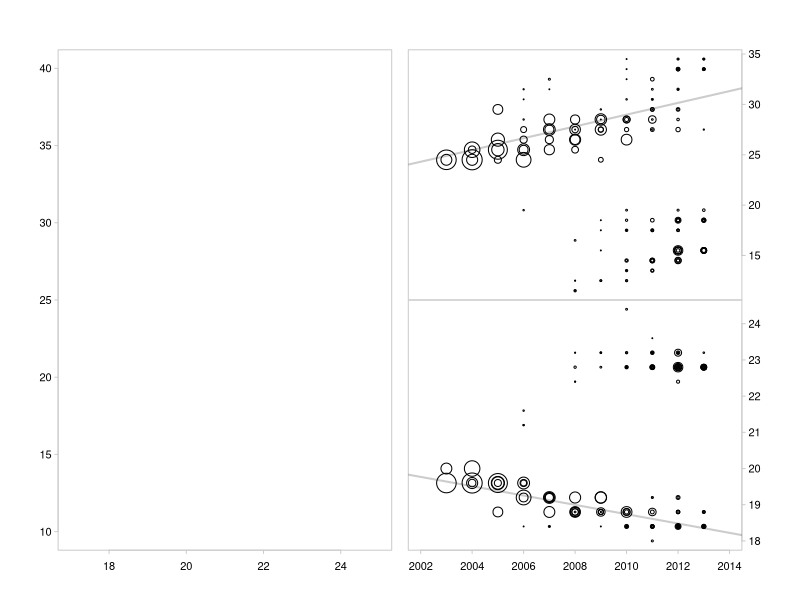

The R source for this figure:
# Create plots for Call patterns paper
#library(ggplot2)
library(scales)
library(viridis)


# Load call patterns CSV
setwd('~/Dropbox/Research/CODE/CountPatterns/fin-call-patterns/SEQ_CODE/EXPLORE_DATA/CALLPATTERNS_STATS/CALLPATTERNS_STATS/')
dat = read.csv("../../ALL_seq_summary.csv", header = TRUE)
locs = read.csv("../../stationlist.csv", header = TRUE)

# Set up station colors
cpal_sta = c('#8dd3c7','#ffffb3','#bebada','#fb8072','#80b1d3')
cpal_sta = viridis(5)


# Convert datevec to R date format
dat$datevec <- as.Date(dat$datevec, "%Y-%m-%d")
dat$month <- as.numeric(format(dat$datevec,'%m'))
dat$year <- as.numeric(format(dat$datevec,'%Y'))

#mod_f5 <- lm(year ~ freq, data=dat)

#---------- Figure 5: 2 panels, Decadal F/IPI -----------

# Subset dataframe to include only Decadal analysis stations
decadedf = subset(dat,(station=='AX' | station=='KENE' | station=='KEMF') 
                  & peakcounts > 50)
# Further subset to include only notes in the low IPI/high freq group
decadedf_sub = subset(decadedf,(freq<21)&(ipi>22)) 
# Regression through decadal frequency
mod_f5_freq <- lm(freq~year, data=decadedf_sub)
mod_f5_ipi <- lm(ipi~year, data=decadedf_sub)


flims = c(17,25)
ipilims = c(10,40)

pdf(file="test.pdf",width=6,height=4)
fig5 = layout(matrix(c(1,2,1,3),2,2,byrow = TRUE))
par(oma=c(3,3,3,3), mar=c(0,.5,0,.5),mgp=c(1.4,.4,0))

# Panel 1
plot(decadedf$freq,decadedf$ipi,
     cex=decadedf$propcounts*.3,
     col=cpal_sta[decadedf$netvec],axes=FALSE,
     xlim=flims,ylim=ipilims)
box(col="gray80")  
axis(1,cex.axis=0.8,col="gray80",tcl=-0.2)
axis(2,cex.axis=0.8,col="gray80",las=2,tcl=-0.2)

plot(decadedf$year,decadedf$ipi,
     cex=decadedf$propcounts*.3, axes=FALSE,
     xlim=c(2002,2014))
box(col="gray80")
axis(4,cex.axis=0.8,col="gray80",las=2,tcl=-0.2)
abline(mod_f5_ipi,col=alpha("black",0.2),lw=2)

plot(decadedf$year,decadedf$freq,
     cex=decadedf$propcounts*.3, axes=FALSE,
     xlim=c(2002,2014),
     xlab="Year",ylab="Frequency (Hz)")
box(col="gray80")
axis(4,cex.axis=0.8,col="gray80",las=2,tcl=-0.2)
axis(1,cex.axis=0.8,col="gray80",tcl=-0.2)
abline(mod_f5_freq,col=alpha("black",0.2),lw=2)

dev.off()
